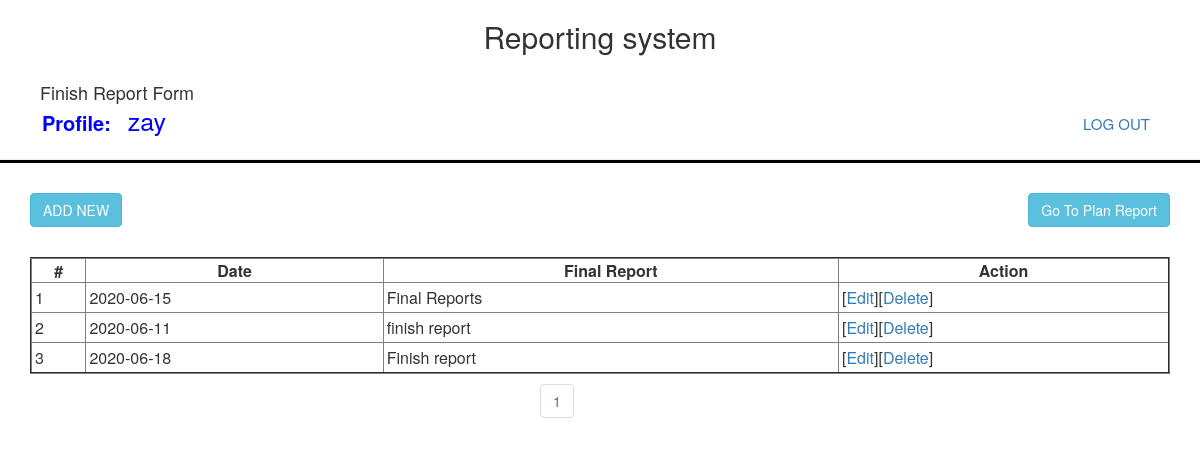
/finishreport.php (signed in), run on the app's committed database.
### tables this page shows
CREATE TABLE `finish_report` (
  `uid` int(11) NOT NULL,
  `user_id` int(11) NOT NULL,
  `fdate` date NOT NULL,
  `work_done` text NOT NULL,
  `created_date` datetime NOT NULL,
  `updated_date` datetime NOT NULL
);

### finishreport.php (the view, shortened to what this page needs)
<?php
include('finishheader.php');
$auth =isset($_SESSION['auth']);
?>
<?php if ($auth) {?>
<?php
include("db_controller.php");
$id=$_SESSION['id'];
if (isset($_GET['page'])) {
	$page = $_GET['page'];
} else {
	$page = 1;
}
$num_results_on_page = 10;
$offset = ($page-1) * $num_results_on_page;
$total_pages_sql = "SELECT COUNT(*) FROM finish_report WHERE user_id=$id";
$result = mysqli_query($conn,$total_pages_sql);
$total_pages = mysqli_fetch_array($result)[0];
$sql = "SELECT * FROM finish_report WHERE user_id=$id LIMIT $offset, $num_results_on_page";
$rows=$offset+1;
$res_data = mysqli_query($conn,$sql);
?>
<html>
<head>
	<link rel="stylesheet" href="https://maxcdn.bootstrapcdn.com/bootstrap/3.4.1/css/bootstrap.min.css">
</head>
</head>
<body>
	<html>
	<head>
		<link rel="stylesheet" href="https://maxcdn.bootstrapcdn.com/bootstrap/3.4.1/css/bootstrap.min.css">
	</head>
	<body>
		<div class="container">
			<div class="card">
				<div class="form-group">
					<div class="table-responsive" id="dynamic_content">
						<button type="button"  class="btn btn-info" data-toggle="modal" data-target="#myModal">ADD NEW</button>
						<button class="btn btn-info" style="float: right; color:"><a href="index.php" class="new" style="display: inline; text-align: center;color: white; text-decoration: none;">Go To Plan Report</a></button><br>
				</div>
				<table cellpadding="10" cellspacing="1" border="2"  style="margin-top:20px; height: auto;width:100%;" class="tablebody">
					<thead>
						<tr>
							<th><strong>#</strong></th>
							<th><strong>Date</strong></th>
							<th style="width:40%;"><strong>Final Report</strong></th>
							<th><strong>Action</strong></th>
						</tr>
					</thead>
					<tbody>
					<?php while($row = mysqli_fetch_array($res_data)):?>
						<tr>
							<td><?php echo $rows++;?></td>
							<td><?php echo $row['fdate'];?></td>
							<td style="width:40%;"><?php echo $row['work_done'];?></td>
							<td>
								[<a href="editfinish.php?uid=<?php echo $row['uid']?>">Edit</a>][<a href="deletefinish.php?uid=<?php echo $row['uid']?>"onClick="return confirm('are you sure you want to delete??');">Delete</a>]</td>
							</tr>
						<?php endwhile;?>
					</tbody>
				</table>
				<?php if (ceil($total_pages / $num_results_on_page) > 0): ?>
						<ul class="pagination">
							<li class="currentpage"><a href="finishreport.php?page=<?php echo $page ?>"><?php echo $page ?></a></li>
						</ul>
				<?php endif; ?>
			</div>
		</body>
		</html>
<?php } else {
header('location:login.php');
 } ?>

### finishheader.php (style rules this page uses)
.modal-body tr, td { padding: 3px; }

### finishreport.php (style rules this page uses)
.pagination { padding:10px; margin:0px 150px 0px 500px; }
.modal-body tr, td { padding: 3px; }
.btn { margin:10px 0px 10px 0px; }
th { text-align: center; }

### data on the page
finish_report: fdate "2020-06-15", work_done "Final Reports"
finish_report: fdate "2020-06-11", work_done "finish report"
finish_report: fdate "2020-06-18", work_done "Finish report"

### other printed values
$_SESSION['name'] "zay"
$page "1"
